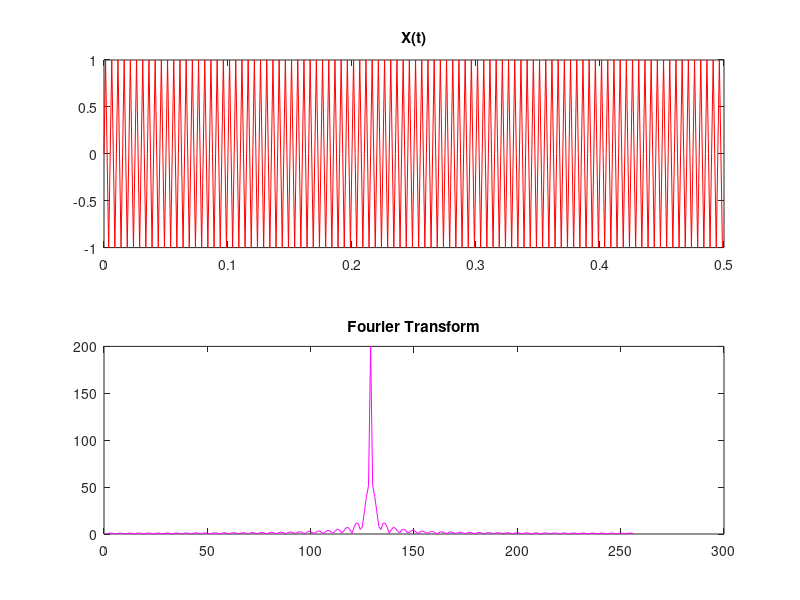

This chart was generated by the following MATLAB code:
F=800; %Samplimng Frequency
Ts=1/F; %Sampling Period
dt=0 : Ts : 0.5-Ts; %Signal Duration

x=sin(2*pi*200*dt);
subplot(2, 1, 1);
plot(dt, x, 'r');
title('X(t)');

nfft=length(x); %length of time domain signal
nfft2=2^nextpow2(nfft); %length if signal in power of 2
ff=fft(x, nfft2);
fff=ff(1:nfft2/2);
subplot(2, 1, 2);
plot(abs(fff), 'm');
title('Fourier Transform');

print ('Exp5_1b','-dpdf','-fillpage');
